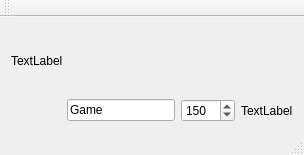
<?xml version="1.0" encoding="UTF-8"?>
<ui version="4.0">
 <class>ScreenShotClass</class>
 <widget class="QMainWindow" name="ScreenShotClass">
  <property name="geometry">
   <rect>
    <x>0</x>
    <y>0</y>
    <width>304</width>
    <height>155</height>
   </rect>
  </property>
  <property name="windowTitle">
   <string>ScreenShot</string>
  </property>
  <widget class="QWidget" name="centralWidget">
   <layout class="QVBoxLayout" name="verticalLayout">
    <item>
     <widget class="QLabel" name="textLabel">
      <property name="sizePolicy">
       <sizepolicy hsizetype="Preferred" vsizetype="Expanding">
        <horstretch>0</horstretch>
        <verstretch>0</verstretch>
       </sizepolicy>
      </property>
      <property name="text">
       <string>TextLabel</string>
      </property>
     </widget>
    </item>
    <item>
     <layout class="QHBoxLayout" name="horizontalLayout">
      <item>
       <spacer name="horizontalSpacer">
        <property name="orientation">
         <enum>Qt::Horizontal</enum>
        </property>
        <property name="sizeHint" stdset="0">
         <size>
          <width>40</width>
          <height>20</height>
         </size>
        </property>
       </spacer>
      </item>
      <item>
       <widget class="QLineEdit" name="DirNameEdit">
        <property name="text">
         <string>Game</string>
        </property>
       </widget>
      </item>
      <item>
       <widget class="QSpinBox" name="timeBox">
        <property name="maximum">
         <number>2000</number>
        </property>
        <property name="value">
         <number>150</number>
        </property>
       </widget>
      </item>
      <item>
       <widget class="QLabel" name="sizeLabel">
        <property name="sizePolicy">
         <sizepolicy hsizetype="Preferred" vsizetype="Minimum">
          <horstretch>0</horstretch>
          <verstretch>0</verstretch>
         </sizepolicy>
        </property>
        <property name="text">
         <string>TextLabel</string>
        </property>
       </widget>
      </item>
     </layout>
    </item>
   </layout>
  </widget>
  <widget class="QMenuBar" name="menuBar">
   <property name="geometry">
    <rect>
     <x>0</x>
     <y>0</y>
     <width>304</width>
     <height>22</height>
    </rect>
   </property>
  </widget>
  <widget class="QToolBar" name="mainToolBar">
   <attribute name="toolBarArea">
    <enum>TopToolBarArea</enum>
   </attribute>
   <attribute name="toolBarBreak">
    <bool>false</bool>
   </attribute>
  </widget>
  <widget class="QStatusBar" name="statusBar"/>
 </widget>
 <layoutdefault spacing="6" margin="11"/>
 <resources>
  <include location="ScreenShot.qrc"/>
 </resources>
 <connections/>
</ui>
